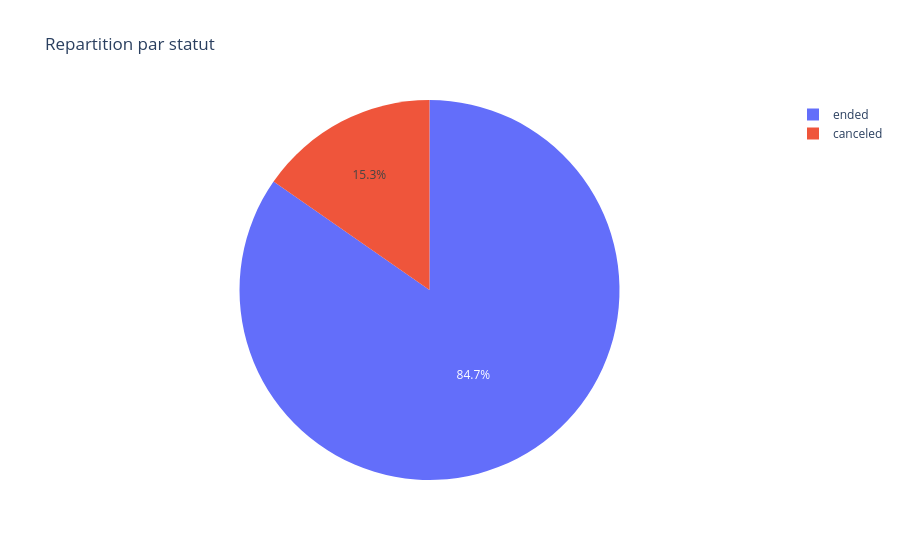

Notebook source saved alongside this figure:
### Code cell
fig = px.pie(df_delay, names='state', title='Repartition par statut')
fig.show()

### Figure 1 — Plotly figure (JSON) as saved in the notebook; plotly's stock layout.template omitted (floating-point values rounded to 4 significant figures; data arrays with more than 128 entries replaced by an {"elided": "..."} marker saying what was removed)
{"data": [{"domain": {"x": [0, 1], "y": [0, 1]}, "hovertemplate": "state=%{label}<extra></extra>", "labels": {"elided": "21310 str values"}, "legendgroup": "", "name": "", "showlegend": true, "type": "pie"}], "layout": {"legend": {"tracegroupgap": 0}, "title": {"text": "Repartition par statut"}}}
